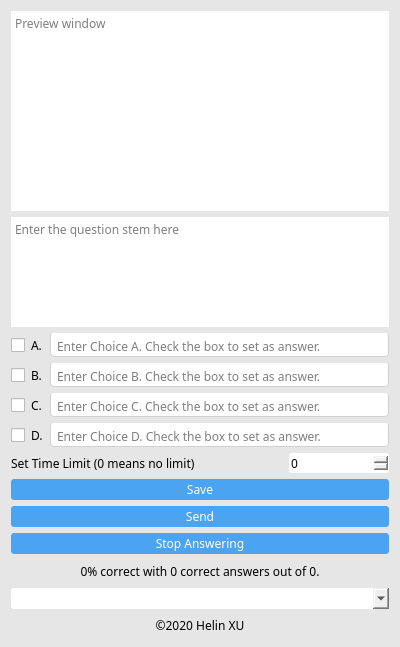
<?xml version="1.0" encoding="UTF-8"?>
<ui version="4.0">
 <class>NewMultipleChoiceWindow</class>
 <widget class="QDialog" name="NewMultipleChoiceWindow">
  <property name="geometry">
   <rect>
    <x>0</x>
    <y>0</y>
    <width>400</width>
    <height>647</height>
   </rect>
  </property>
  <property name="minimumSize">
   <size>
    <width>400</width>
    <height>647</height>
   </size>
  </property>
  <property name="maximumSize">
   <size>
    <width>400</width>
    <height>647</height>
   </size>
  </property>
  <property name="font">
   <font>
    <family>Microsoft JhengHei</family>
   </font>
  </property>
  <property name="windowTitle">
   <string>New Problem</string>
  </property>
  <property name="styleSheet">
   <string notr="true">QWidget
{
	border-radius:3px;
}
QDialog{
background-color:rgb(230, 230, 230);
}
QLineEdit
{
font: 25 9pt &quot;Microsoft JhengHei&quot;;
    background:white;
    padding-left:4px ;
    padding-top:4px ;
    border-bottom-left-radius:4px;
    border-bottom-right-radius:4px;
    border: 1px solid rgb(209 , 209 , 209);
    border-top:transparent;
}
QLineEdit:hover
{
font: 25 9pt &quot;Microsoft JhengHei&quot;;
    padding-top:0px ;
    border: 1px solid rgb(21 , 131 , 221);
}
QLineEdit:focus
{
font: 25 9pt &quot;Microsoft JhengHei&quot;;
    padding-top:0px ;
    border: 1px solid rgb(21 , 131 , 221);
}

QPushButton
{
	font: 25 9pt &quot;Microsoft JhengHei&quot;;
    color:white;
    background-color:rgb(75,164,242);
    border-radius:3px;
}

QPushButton:hover
{
	font: 25 10pt &quot;Microsoft JhengHei&quot;;
    color:white;
    background-color:rgb(44 , 137 , 255);
	border-radius:5px;
}

QPushButton:pressed
{
	font: 25 11pt &quot;Microsoft JhengHei&quot;;
	border-radius:13px;
    color:white;
    background-color:rgb(14 , 135 , 228);
    padding-left:5px;
    padding-top:5px;
}

QPushButton:default
{
	font: 25 9pt &quot;Microsoft JhengHei&quot;;
	border-radius:3px;
    color:white;
    background-color:rgb(44 , 137 , 255);
    padding-left:3px;
    padding-top:3px;
    border: 2px solid rgb(17 , 120 , 221);
}

QPushButton:!enabled
{
	font: 25 9pt &quot;Microsoft JhengHei&quot;;
    color:white;
    background-color:rgb(200 , 200 , 200);
	border-radius:5px;
}

QLabel#TopImage
{
	border-radius:90px;
}
</string>
  </property>
  <layout class="QVBoxLayout" name="verticalLayout">
   <item>
    <widget class="QTextBrowser" name="textBrowser">
     <property name="minimumSize">
      <size>
       <width>0</width>
       <height>0</height>
      </size>
     </property>
     <property name="maximumSize">
      <size>
       <width>16777215</width>
       <height>200</height>
      </size>
     </property>
     <property name="font">
      <font>
       <family>Microsoft JhengHei</family>
       <pointsize>9</pointsize>
      </font>
     </property>
     <property name="placeholderText">
      <string>Preview window</string>
     </property>
    </widget>
   </item>
   <item>
    <widget class="QTextEdit" name="textEdit">
     <property name="minimumSize">
      <size>
       <width>0</width>
       <height>50</height>
      </size>
     </property>
     <property name="maximumSize">
      <size>
       <width>16777215</width>
       <height>110</height>
      </size>
     </property>
     <property name="font">
      <font>
       <family>Microsoft JhengHei</family>
       <pointsize>9</pointsize>
      </font>
     </property>
     <property name="placeholderText">
      <string>Enter the question stem here</string>
     </property>
    </widget>
   </item>
   <item>
    <layout class="QGridLayout" name="gridLayout">
     <item row="1" column="0">
      <widget class="QCheckBox" name="checkBoxB">
       <property name="font">
        <font>
         <family>Microsoft JhengHei</family>
        </font>
       </property>
       <property name="text">
        <string>B.</string>
       </property>
      </widget>
     </item>
     <item row="3" column="0">
      <widget class="QCheckBox" name="checkBoxD">
       <property name="font">
        <font>
         <family>Microsoft JhengHei</family>
        </font>
       </property>
       <property name="text">
        <string>D.</string>
       </property>
      </widget>
     </item>
     <item row="3" column="1">
      <widget class="QLineEdit" name="edtChoice4">
       <property name="font">
        <font>
         <family>Microsoft JhengHei</family>
         <pointsize>9</pointsize>
         <weight>3</weight>
         <italic>false</italic>
         <bold>false</bold>
        </font>
       </property>
       <property name="placeholderText">
        <string>Enter Choice D. Check the box to set as answer.</string>
       </property>
      </widget>
     </item>
     <item row="0" column="1">
      <widget class="QLineEdit" name="edtChoice1">
       <property name="sizePolicy">
        <sizepolicy hsizetype="Expanding" vsizetype="Preferred">
         <horstretch>0</horstretch>
         <verstretch>0</verstretch>
        </sizepolicy>
       </property>
       <property name="font">
        <font>
         <family>Microsoft JhengHei</family>
         <pointsize>9</pointsize>
         <weight>3</weight>
         <italic>false</italic>
         <bold>false</bold>
        </font>
       </property>
       <property name="placeholderText">
        <string>Enter Choice A. Check the box to set as answer.</string>
       </property>
      </widget>
     </item>
     <item row="2" column="1">
      <widget class="QLineEdit" name="edtChoice3">
       <property name="font">
        <font>
         <family>Microsoft JhengHei</family>
         <pointsize>9</pointsize>
         <weight>3</weight>
         <italic>false</italic>
         <bold>false</bold>
        </font>
       </property>
       <property name="placeholderText">
        <string>Enter Choice C. Check the box to set as answer.</string>
       </property>
      </widget>
     </item>
     <item row="1" column="1">
      <widget class="QLineEdit" name="edtChoice2">
       <property name="font">
        <font>
         <family>Microsoft JhengHei</family>
         <pointsize>9</pointsize>
         <weight>3</weight>
         <italic>false</italic>
         <bold>false</bold>
        </font>
       </property>
       <property name="placeholderText">
        <string>Enter Choice B. Check the box to set as answer.</string>
       </property>
      </widget>
     </item>
     <item row="2" column="0">
      <widget class="QCheckBox" name="checkBoxC">
       <property name="font">
        <font>
         <family>Microsoft JhengHei</family>
        </font>
       </property>
       <property name="text">
        <string>C.</string>
       </property>
      </widget>
     </item>
     <item row="0" column="0">
      <widget class="QCheckBox" name="checkBoxA">
       <property name="font">
        <font>
         <family>Microsoft JhengHei</family>
        </font>
       </property>
       <property name="text">
        <string>A.</string>
       </property>
      </widget>
     </item>
    </layout>
   </item>
   <item>
    <layout class="QHBoxLayout" name="horizontalLayout">
     <item>
      <widget class="QLabel" name="label_2">
       <property name="font">
        <font>
         <family>Microsoft JhengHei</family>
         <pointsize>9</pointsize>
        </font>
       </property>
       <property name="text">
        <string>Set Time Limit (0 means no limit)</string>
       </property>
      </widget>
     </item>
     <item>
      <widget class="QSpinBox" name="spinTimeLimit">
       <property name="minimumSize">
        <size>
         <width>0</width>
         <height>20</height>
        </size>
       </property>
       <property name="maximumSize">
        <size>
         <width>100</width>
         <height>16777215</height>
        </size>
       </property>
       <property name="font">
        <font>
         <family>Microsoft JhengHei</family>
         <pointsize>9</pointsize>
        </font>
       </property>
      </widget>
     </item>
    </layout>
   </item>
   <item>
    <widget class="QPushButton" name="btnSave">
     <property name="sizePolicy">
      <sizepolicy hsizetype="Minimum" vsizetype="Preferred">
       <horstretch>0</horstretch>
       <verstretch>0</verstretch>
      </sizepolicy>
     </property>
     <property name="font">
      <font>
       <family>Microsoft JhengHei</family>
       <pointsize>9</pointsize>
       <weight>3</weight>
       <italic>false</italic>
       <bold>false</bold>
      </font>
     </property>
     <property name="text">
      <string>Save</string>
     </property>
     <property name="autoDefault">
      <bool>false</bool>
     </property>
    </widget>
   </item>
   <item>
    <widget class="QPushButton" name="btnSend">
     <property name="sizePolicy">
      <sizepolicy hsizetype="Minimum" vsizetype="Preferred">
       <horstretch>0</horstretch>
       <verstretch>0</verstretch>
      </sizepolicy>
     </property>
     <property name="font">
      <font>
       <family>Microsoft JhengHei</family>
       <pointsize>9</pointsize>
       <weight>3</weight>
       <italic>false</italic>
       <bold>false</bold>
      </font>
     </property>
     <property name="text">
      <string>Send</string>
     </property>
     <property name="autoDefault">
      <bool>false</bool>
     </property>
    </widget>
   </item>
   <item>
    <widget class="QPushButton" name="btnStopAnswer">
     <property name="sizePolicy">
      <sizepolicy hsizetype="Minimum" vsizetype="Preferred">
       <horstretch>0</horstretch>
       <verstretch>0</verstretch>
      </sizepolicy>
     </property>
     <property name="font">
      <font>
       <family>Microsoft JhengHei</family>
       <pointsize>9</pointsize>
       <weight>3</weight>
       <italic>false</italic>
       <bold>false</bold>
      </font>
     </property>
     <property name="text">
      <string>Stop Answering</string>
     </property>
     <property name="autoDefault">
      <bool>false</bool>
     </property>
    </widget>
   </item>
   <item>
    <widget class="QLabel" name="lblCorrectRate">
     <property name="font">
      <font>
       <family>Microsoft JhengHei</family>
       <pointsize>9</pointsize>
      </font>
     </property>
     <property name="text">
      <string>0% correct with 0 correct answers out of 0.</string>
     </property>
     <property name="alignment">
      <set>Qt::AlignCenter</set>
     </property>
    </widget>
   </item>
   <item>
    <widget class="QComboBox" name="cmbReceiveAnswer">
     <property name="sizePolicy">
      <sizepolicy hsizetype="Preferred" vsizetype="Preferred">
       <horstretch>0</horstretch>
       <verstretch>0</verstretch>
      </sizepolicy>
     </property>
     <property name="font">
      <font>
       <family>Microsoft JhengHei</family>
       <pointsize>9</pointsize>
      </font>
     </property>
    </widget>
   </item>
   <item>
    <widget class="QLabel" name="label">
     <property name="maximumSize">
      <size>
       <width>16777215</width>
       <height>40</height>
      </size>
     </property>
     <property name="font">
      <font>
       <family>Microsoft JhengHei</family>
       <pointsize>9</pointsize>
      </font>
     </property>
     <property name="text">
      <string>©️2020 Helin XU</string>
     </property>
     <property name="alignment">
      <set>Qt::AlignCenter</set>
     </property>
    </widget>
   </item>
  </layout>
 </widget>
 <resources/>
 <connections/>
</ui>
